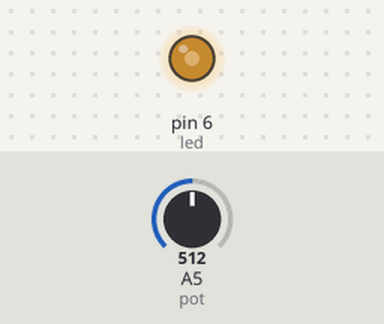
Simulated run of this sketch. Board: Arduino Uno, built with avr-gcc and run on an emulated ATmega328P. Parts: output pins drawn as LEDs (lit = HIGH). The inputs (shaded band) are chosen by the test bench; at power-on: A5 (pot) = 512.

Above: at 1.2 s.
1.3 s: A5 (pot) set to 716
At 2.5 s:
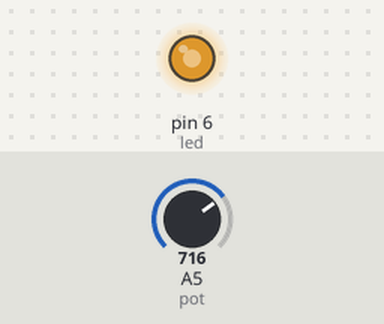
2.8 s: A5 (pot) set to 900
At 3.9 s:
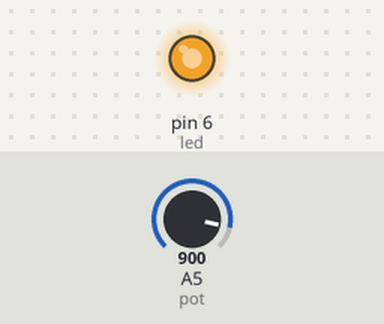
4.3 s: A5 (pot) set to 122
At 5.1 s:
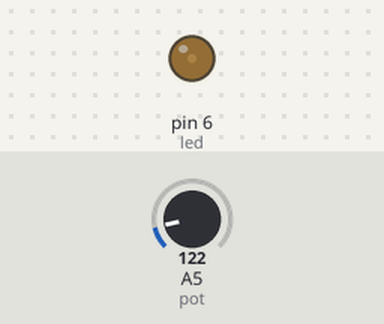
5.8 s: A5 (pot) set to 0
At 6.4 s:
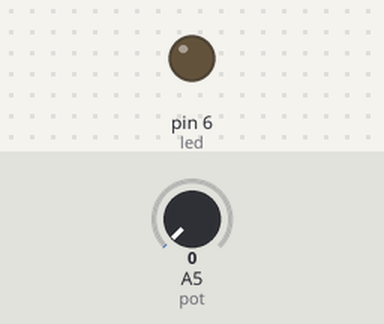
7.3 s: A5 (pot) set to 511
At 7.6 s:
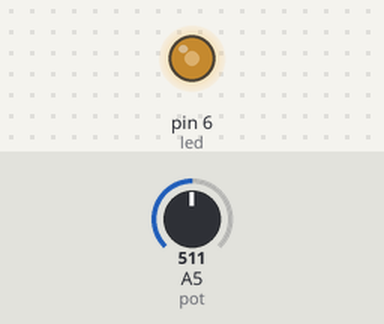
Timing chart, 0 to 9.8 s (numbered marks = the images above; inputs shaded):
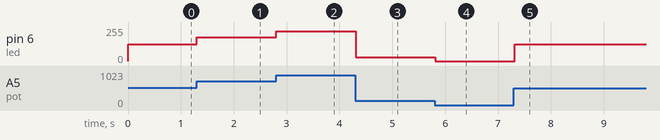

Measured:
- after the input at 1.3 s, pin 6 (led): 127/255 → 178/255 at once
- after the input at 2.8 s, pin 6 (led): 178/255 → 224/255 at once
- after the input at 4.3 s, pin 6 (led): 224/255 → 30/255 at once
- after the input at 5.8 s, pin 6 (led): 30/255 → 0/255 at once
- after the input at 7.3 s, pin 6 (led): 0/255 → 127/255 at once

The sketch:

Red_LED_with_a_Potentiometer__Gabriel_Carrizales.ino
```cpp
int led=6;
int pot=A5;
void setup() {
  pinMode(led,OUTPUT);
}

void loop() {
  int valor=analogRead(pot);
  int brillo=map(valor,0,1023,0,255);
  analogWrite(led,brillo);
  delay(100);
}
```
